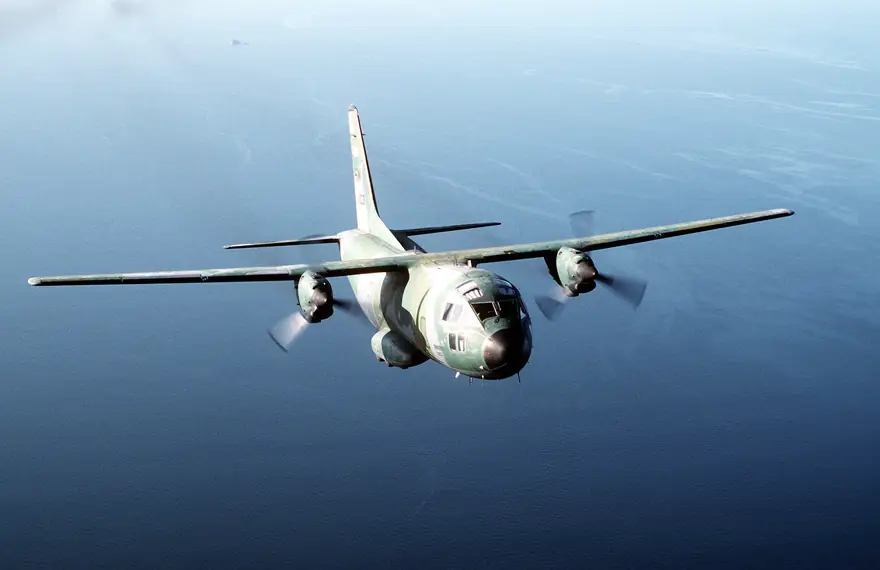
#> input picture assets/photos/aeritalia-g-222.webp, 880 x 570 px, given in place of _shot-main.png, which was not available
$ python shot.py
#> lines starting #> are read from the running program, lines starting #| are printed output that depends on the picture; after the words box and inside, x2 and y2 are one past the last pixel; in counts of white or black regions, pixels touching at a corner belong together; pictures that were not available may be replaced by others from this repository, and a replacement may not be noted
#!/usr/bin/env python3
# -*- coding: utf-8 -*-
"""Compose the two panels from scripts/shot.js into assets/screenshot.png.

    python3 scripts/shot.py

Rounded corners, a soft shadow in the brand's teal, and a gradient ground —
the point is that the README's first impression looks composed rather than
like a raw window capture. The panels themselves are never retouched; what
you see is what the site renders.
"""
import os
from PIL import Image, ImageDraw, ImageFilter

ROOT = os.path.dirname(os.path.dirname(os.path.abspath(__file__)))
A = os.path.join(ROOT, "assets")
W, PAD, GAP, RADIUS = 2400, 48, 36, 22
MAIN_W = 1640
TOP, BOTTOM = (240, 245, 249), (219, 231, 237)


def rounded(im, r):
    mask = Image.new("L", im.size, 0)
    ImageDraw.Draw(mask).rounded_rectangle([0, 0, im.size[0] - 1, im.size[1] - 1], r, fill=255)
    out = Image.new("RGBA", im.size)
    out.paste(im.convert("RGB"), (0, 0), mask)
    return out


def shadow(canvas, box, r, blur=30, alpha=48, off=12):
    x, y, w, h = box
    lay = Image.new("RGBA", canvas.size, (0, 0, 0, 0))
    ImageDraw.Draw(lay).rounded_rectangle([x, y + off, x + w, y + h + off], r,
                                          fill=(11, 111, 128, alpha))
    canvas.alpha_composite(lay.filter(ImageFilter.GaussianBlur(blur)))


def main():
    main_im = Image.open(os.path.join(A, "_shot-main.png"))
#> main_im is the input picture: PIL image 880x570 RGB; mean R, G, B 108.3, 136.5, 161.5
    sheet = Image.open(os.path.join(A, "_shot-sheet.png"))
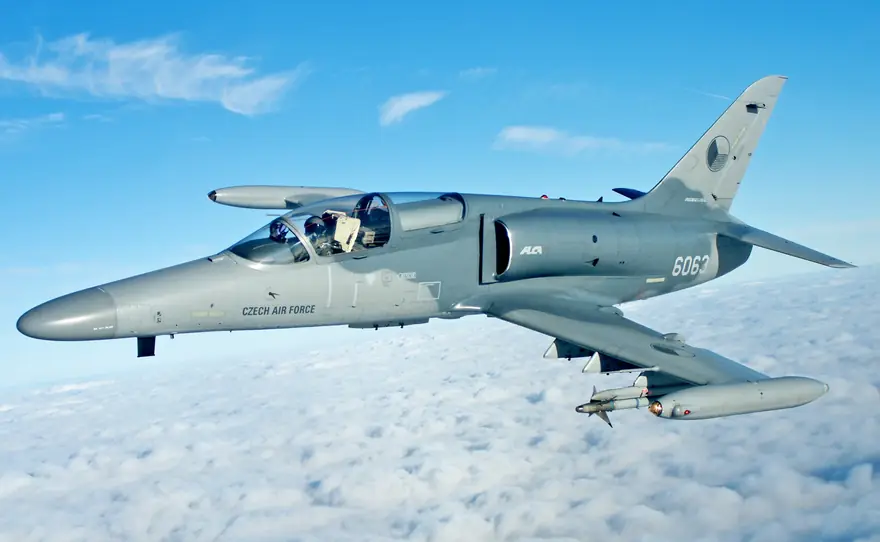
#> input picture assets/photos/aero-l-159a.webp, 880 x 542 px, given in place of _shot-sheet.png, which was not available
#> sheet is the input picture: PIL image 880x542 RGB; mean R, G, B 138.1, 187, 212.3

    main_im = main_im.resize((MAIN_W, round(main_im.size[1] * MAIN_W / main_im.size[0])),
                             Image.LANCZOS)
#> main_im: PIL image 1640x1062 RGB
    sw = W - PAD * 2 - MAIN_W - GAP
    sheet = sheet.resize((sw, round(sheet.size[1] * sw / sheet.size[0])), Image.LANCZOS)
#> sheet: PIL image 628x387 RGB

    h = PAD * 2 + main_im.size[1]
#> h = 1158
    canvas = Image.new("RGBA", (W, h))
#> canvas: PIL image 2400x1158 RGBA; every value is 0
    grad = Image.new("RGBA", (1, h))
    for y in range(h):
        t = y / (h - 1)
        grad.putpixel((0, y), tuple(int(a + (b - a) * t) for a, b in zip(TOP, BOTTOM)) + (255,))
    canvas.alpha_composite(grad.resize((W, h)))

    shadow(canvas, (PAD, PAD, MAIN_W, main_im.size[1]), RADIUS)
#> in shadow, `ImageDraw.Draw(lay).rounded_rectangle([x, y + off, x + w, y + h + off]..`:
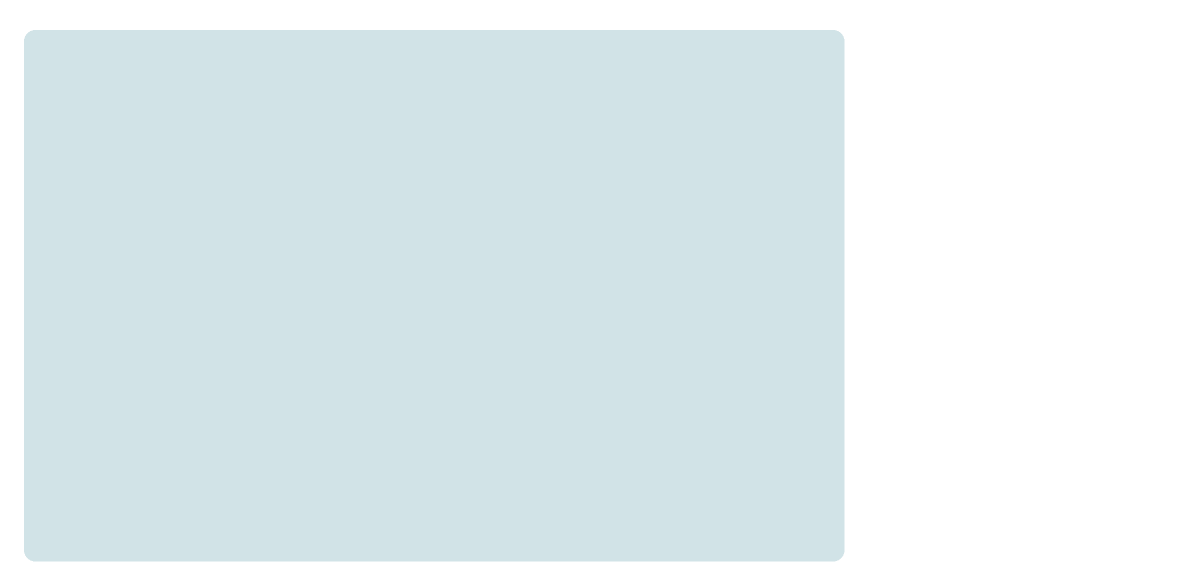
#> lay: PIL image 2400x1158 RGBA (shown at 1/2 size); mean R, G, B, A 6.9, 69.7, 80.3, 30.1; transparent parts drawn white
#> in shadow, `canvas.alpha_composite(lay.filter(ImageFilter.GaussianBlur(blur)))`:
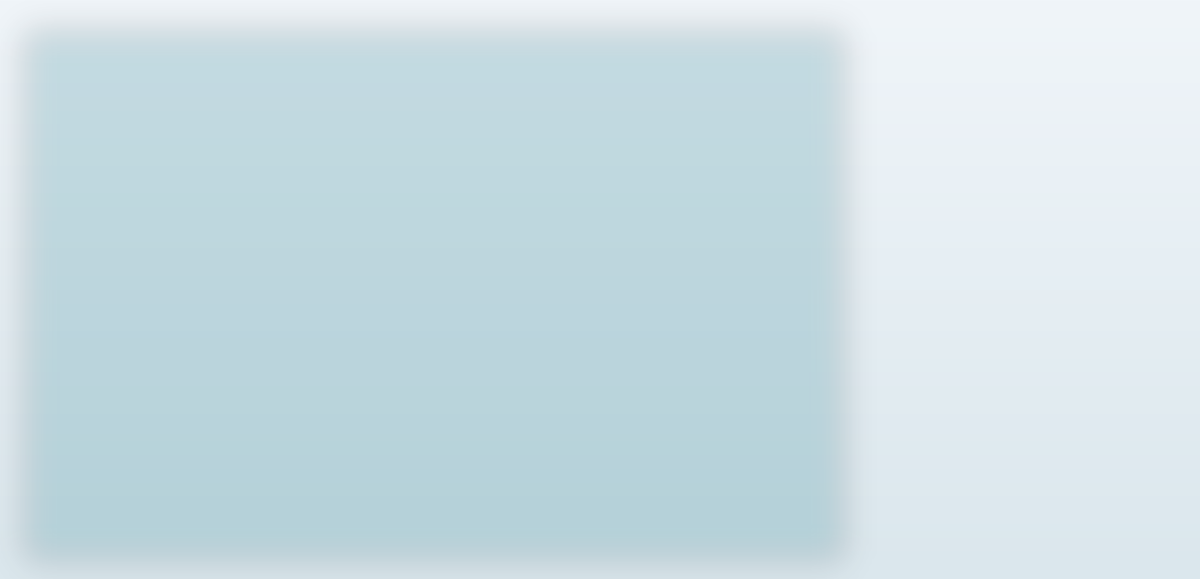
#> canvas: PIL image 2400x1158 RGBA (shown at 1/2 size); mean R, G, B, A 203.2, 221.9, 228.3, 255
    canvas.alpha_composite(rounded(main_im, RADIUS), (PAD, PAD))
#> in rounded, `mask = Image.new("L", im.size, 0)`: mask: PIL image 1640x1062 L; every value is 0
#> in rounded, `ImageDraw.Draw(mask).rounded_rectangle([0, 0, im.size[0] - 1, im.size[..`:
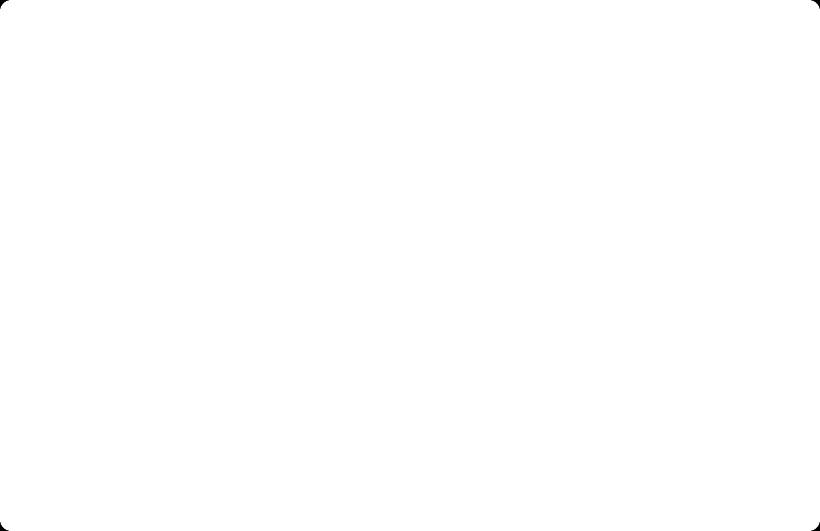
#> mask: PIL image 1640x1062 L (shown at 1/2 size); 100% white; 4 black regions, box (x1, y1, x2, y2) and area: (0, 0, 18, 18) 111, (1622, 0, 1640, 18) 111, (0, 1044, 18, 1062) 111, (1622, 1044, 1640, 1062) 111
#> in rounded, `out = Image.new("RGBA", im.size)`: out: PIL image 1640x1062 RGBA; every value is 0

    sx = PAD + MAIN_W + GAP
    sy = PAD + (main_im.size[1] - sheet.size[1]) // 2
#> sy = 385
    shadow(canvas, (sx, sy, sw, sheet.size[1]), RADIUS)
#> call 2 of shadow, with box = (1724, 385, 628, 387), r = 22, blur = 30, alpha = 48, off = 12
#> in shadow (call 2), `ImageDraw.Draw(lay).rounded_rectangle([x, y + off, x + w, y + h + off]..`:
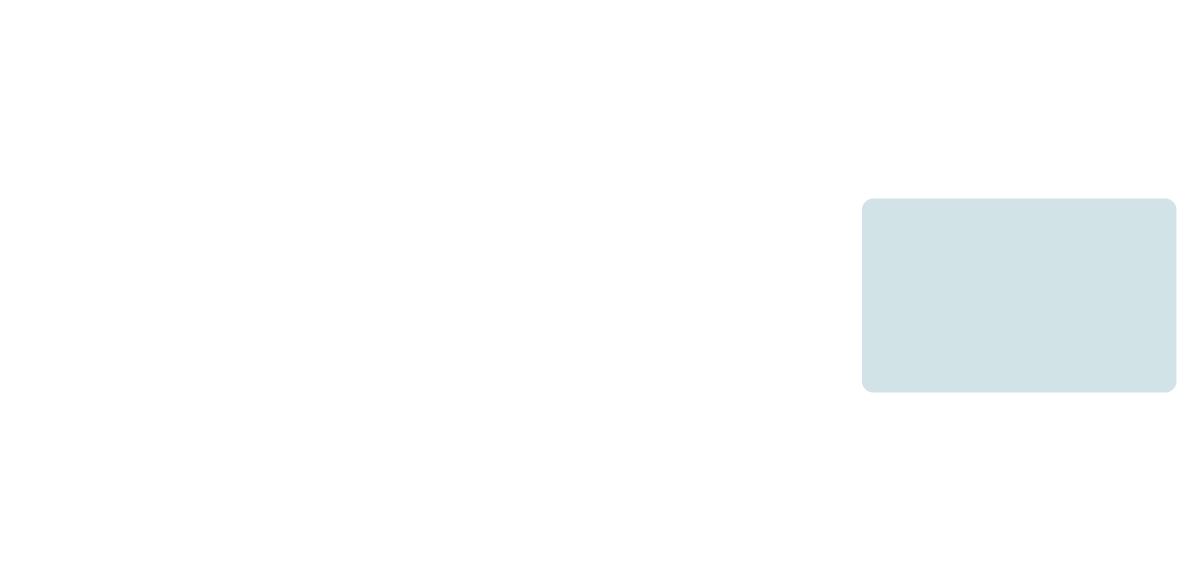
#> lay: PIL image 2400x1158 RGBA (shown at 1/2 size); mean R, G, B, A 1, 9.7, 11.2, 4.2; transparent parts drawn white
    canvas.alpha_composite(rounded(sheet, RADIUS), (sx, sy))
#> call 2 of rounded, with r = 22
#> in rounded (call 2), `mask = Image.new("L", im.size, 0)`: mask: PIL image 628x387 L; every value is 0
#> in rounded (call 2), `ImageDraw.Draw(mask).rounded_rectangle([0, 0, im.size[0] - 1, im.size[..`:
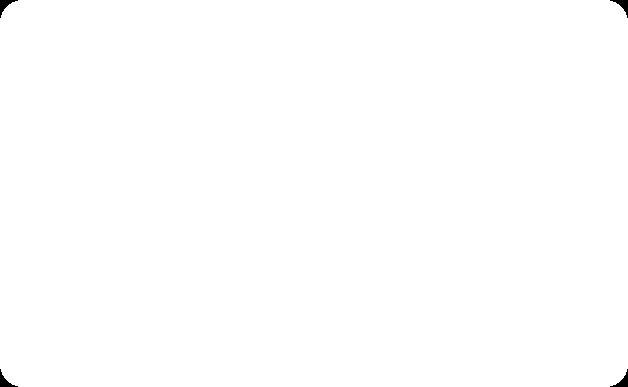
#> mask: PIL image 628x387 L; 99.8% white; 4 black regions, box (x1, y1, x2, y2) and area: (0, 0, 18, 18) 111, (610, 0, 628, 18) 111, (0, 369, 18, 387) 111, (610, 369, 628, 387) 111
#> in rounded (call 2), `out = Image.new("RGBA", im.size)`: out: PIL image 628x387 RGBA; every value is 0
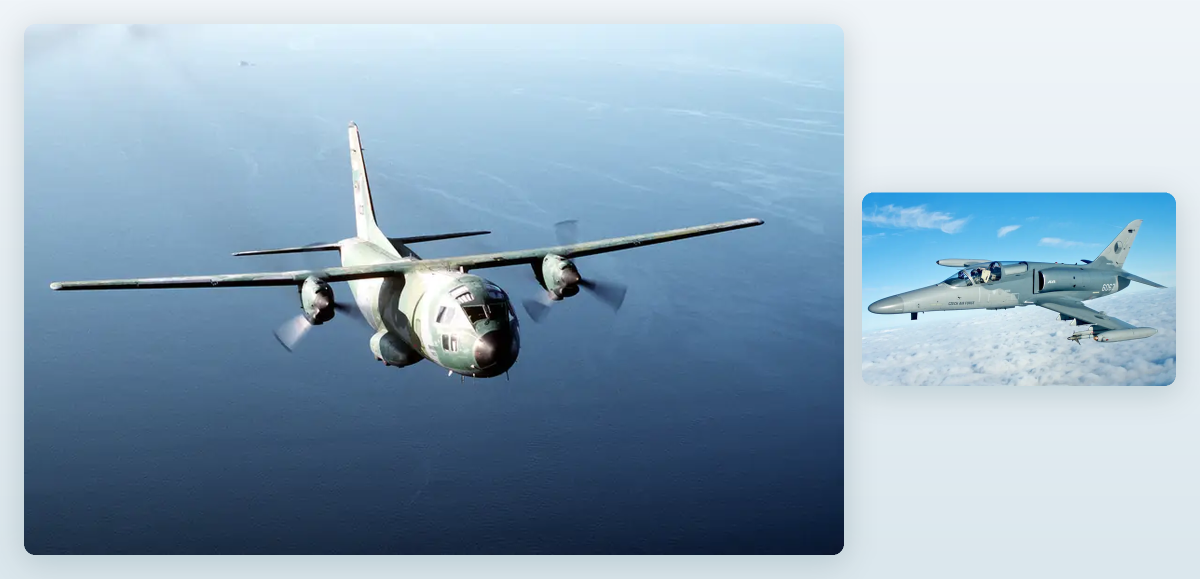
#> canvas: PIL image 2400x1158 RGBA (shown at 1/2 size); mean R, G, B, A 144.1, 168.6, 187.9, 255

    out = os.path.join(A, "screenshot.png")
    canvas.convert("RGB").save(out, "PNG", optimize=True)
    for tmp in ("_shot-main.png", "_shot-sheet.png"):
        os.remove(os.path.join(A, tmp))
    print(f"{out}: {canvas.size[0]}x{canvas.size[1]}, "
          f"{os.path.getsize(out) / 1024:.0f} KB")
#| assets/screenshot.png: 2400x1158, 851 KB


if __name__ == "__main__":
    main()
